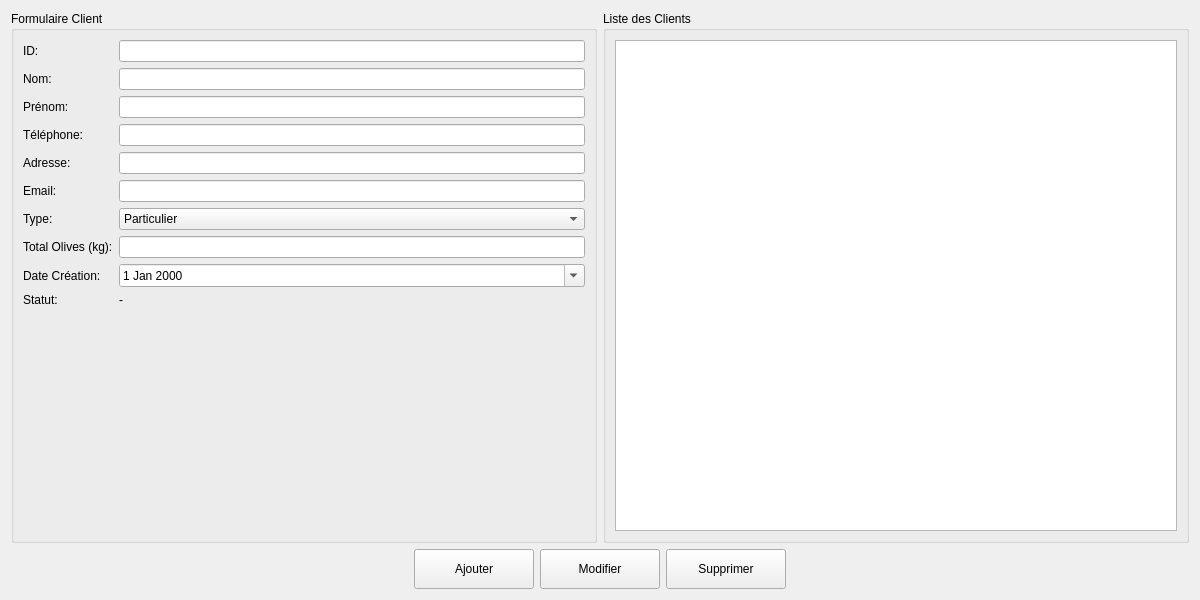
<?xml version="1.0" encoding="UTF-8"?>
<ui version="4.0">
 <class>GestionClientsWidget</class>
 <widget class="QWidget" name="GestionClientsWidget">
  <property name="geometry">
   <rect>
    <x>0</x>
    <y>0</y>
    <width>1200</width>
    <height>600</height>
   </rect>
  </property>
  <property name="windowTitle">
   <string>Gestion des Clients</string>
  </property>
  <layout class="QVBoxLayout" name="verticalLayout">
   <item>
    <layout class="QHBoxLayout" name="horizontalLayout">
     <item>
      <widget class="QGroupBox" name="groupBox_formulaire">
       <property name="title">
        <string>Formulaire Client</string>
       </property>
       <layout class="QFormLayout" name="formLayout">
        <item row="0" column="0">
         <widget class="QLabel" name="label_id">
          <property name="text">
           <string>ID:</string>
          </property>
         </widget>
        </item>
        <item row="0" column="1">
         <widget class="QLineEdit" name="lineEdit_id">
          <property name="readOnly">
           <bool>false</bool>
          </property>
         </widget>
        </item>
        <item row="1" column="0">
         <widget class="QLabel" name="label_nom">
          <property name="text">
           <string>Nom:</string>
          </property>
         </widget>
        </item>
        <item row="1" column="1">
         <widget class="QLineEdit" name="lineEdit_nom"/>
        </item>
        <item row="2" column="0">
         <widget class="QLabel" name="label_prenom">
          <property name="text">
           <string>Prénom:</string>
          </property>
         </widget>
        </item>
        <item row="2" column="1">
         <widget class="QLineEdit" name="lineEdit_prenom"/>
        </item>
        <item row="3" column="0">
         <widget class="QLabel" name="label_tel">
          <property name="text">
           <string>Téléphone:</string>
          </property>
         </widget>
        </item>
        <item row="3" column="1">
         <widget class="QLineEdit" name="lineEdit_tel"/>
        </item>
        <item row="4" column="0">
         <widget class="QLabel" name="label_adresse">
          <property name="text">
           <string>Adresse:</string>
          </property>
         </widget>
        </item>
        <item row="4" column="1">
         <widget class="QLineEdit" name="lineEdit_adresse"/>
        </item>
        <item row="5" column="0">
         <widget class="QLabel" name="label_email">
          <property name="text">
           <string>Email:</string>
          </property>
         </widget>
        </item>
        <item row="5" column="1">
         <widget class="QLineEdit" name="lineEdit_email"/>
        </item>
        <item row="6" column="0">
         <widget class="QLabel" name="label_type">
          <property name="text">
           <string>Type:</string>
          </property>
         </widget>
        </item>
        <item row="6" column="1">
         <widget class="QComboBox" name="comboBox_type">
          <item>
           <property name="text">
            <string>Particulier</string>
           </property>
          </item>
          <item>
           <property name="text">
            <string>Société</string>
           </property>
          </item>
          <item>
           <property name="text">
            <string>Coopérative</string>
           </property>
          </item>
         </widget>
        </item>
        <item row="7" column="0">
         <widget class="QLabel" name="label_total">
          <property name="text">
           <string>Total Olives (kg):</string>
          </property>
         </widget>
        </item>
        <item row="7" column="1">
         <widget class="QLineEdit" name="lineEdit_total"/>
        </item>
        <item row="8" column="0">
         <widget class="QLabel" name="label_date">
          <property name="text">
           <string>Date Création:</string>
          </property>
         </widget>
        </item>
        <item row="8" column="1">
         <widget class="QDateEdit" name="dateEdit_creation">
          <property name="calendarPopup">
           <bool>true</bool>
          </property>
         </widget>
        </item>
        <item row="9" column="0">
         <widget class="QLabel" name="label_statut_text">
          <property name="text">
           <string>Statut:</string>
          </property>
         </widget>
        </item>
        <item row="9" column="1">
         <widget class="QLabel" name="label_statut">
          <property name="text">
           <string>-</string>
          </property>
         </widget>
        </item>
       </layout>
      </widget>
     </item>
     <item>
      <widget class="QGroupBox" name="groupBox_table">
       <property name="title">
        <string>Liste des Clients</string>
       </property>
       <layout class="QVBoxLayout" name="verticalLayout_2">
        <item>
         <widget class="QTableWidget" name="tableWidget_clients"/>
        </item>
       </layout>
      </widget>
     </item>
    </layout>
   </item>
   <item>
    <layout class="QHBoxLayout" name="horizontalLayout_buttons">
     <item>
      <spacer name="horizontalSpacer">
       <property name="orientation">
        <enum>Qt::Horizontal</enum>
       </property>
       <property name="sizeHint" stdset="0">
        <size>
         <width>40</width>
         <height>20</height>
        </size>
       </property>
      </spacer>
     </item>
     <item>
      <widget class="QPushButton" name="pushButton_ajouter">
       <property name="minimumSize">
        <size>
         <width>120</width>
         <height>40</height>
        </size>
       </property>
       <property name="text">
        <string>Ajouter</string>
       </property>
      </widget>
     </item>
     <item>
      <widget class="QPushButton" name="pushButton_modifier">
       <property name="minimumSize">
        <size>
         <width>120</width>
         <height>40</height>
        </size>
       </property>
       <property name="text">
        <string>Modifier</string>
       </property>
      </widget>
     </item>
     <item>
      <widget class="QPushButton" name="pushButton_supprimer">
       <property name="minimumSize">
        <size>
         <width>120</width>
         <height>40</height>
        </size>
       </property>
       <property name="text">
        <string>Supprimer</string>
       </property>
      </widget>
     </item>
     <item>
      <spacer name="horizontalSpacer_2">
       <property name="orientation">
        <enum>Qt::Horizontal</enum>
       </property>
       <property name="sizeHint" stdset="0">
        <size>
         <width>40</width>
         <height>20</height>
        </size>
       </property>
      </spacer>
     </item>
    </layout>
   </item>
  </layout>
 </widget>
 <resources/>
 <connections/>
</ui>
